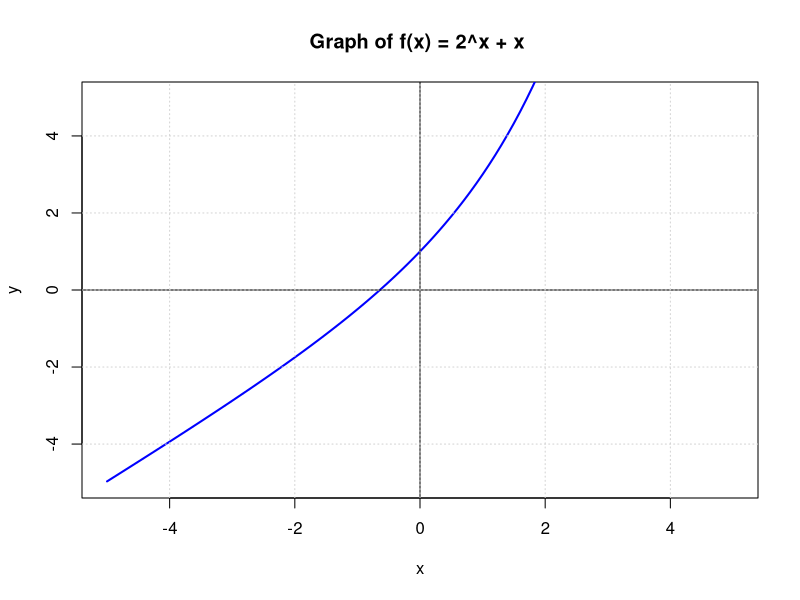

R code for this plot:
f <- function(x) {
  2^x + x 
}

bisection <- function(f, a, b, tol = 1e-6, max_n = 100) {
  if (f(a) * f(b) > 0) {
    stop("Функция должна менять знак на концах интервала")
  }
  
  n <- 0 # n !
  while ((b - a) / 2 > tol && n < max_n) {
    c <- (a + b) / 2  # Середина отрезка
    if (f(c) == 0) {
      return(c)  # 1 Нашли точный корень
    }
    
    if (f(a) * f(c) > 0) {
      a <- c  # 2 Корень в интервале [c, b]
    } else {
      b <- c  # 3 Корень в интервале [a, c]
    }
    
    n <- n + 1
  }
  return((a + b) / 2)  # Возвращаем среднюю точку
}

# 1 task: Ищем корень на отрезке [-1,0]
root <- bisection(f, -1, 0)
print(paste("Найденный корень:", root)) # " -0.64118480682373"

# 2 Строим график
x0 <- -5
x1 <- 5
y0 <- -5
y1 <- 5

plot(NULL, xlim = c(x0, x1), ylim = c(y0, y1), 
     xlab = "x", 
     ylab = "y", 
     main = "Graph of f(x) = 2^x + x ")

curve(f(x), from = x0, to = x1, col = "blue", lwd = 2, add = TRUE)

abline(h = 0, col = "black", lwd = 1)  # Ось X
abline(v = 0, col = "black", lwd = 1)  # Ось Y
grid()
